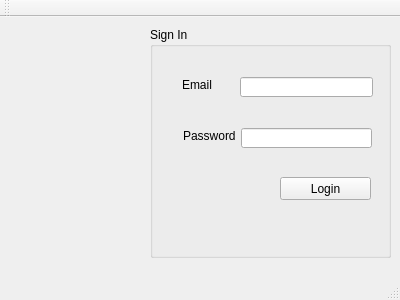
<?xml version="1.0" encoding="UTF-8"?>
<ui version="4.0">
 <class>Login</class>
 <widget class="QMainWindow" name="Login">
  <property name="geometry">
   <rect>
    <x>0</x>
    <y>0</y>
    <width>400</width>
    <height>300</height>
   </rect>
  </property>
  <property name="windowTitle">
   <string>Login</string>
  </property>
  <widget class="QWidget" name="centralWidget">
   <widget class="QGroupBox" name="groupBox">
    <property name="geometry">
     <rect>
      <x>150</x>
      <y>10</y>
      <width>241</width>
      <height>231</height>
     </rect>
    </property>
    <property name="title">
     <string>Sign In</string>
    </property>
    <widget class="QPushButton" name="loginButton">
     <property name="geometry">
      <rect>
       <x>130</x>
       <y>150</y>
       <width>91</width>
       <height>23</height>
      </rect>
     </property>
     <property name="text">
      <string>Login</string>
     </property>
    </widget>
    <widget class="QLabel" name="LUname">
     <property name="geometry">
      <rect>
       <x>32</x>
       <y>50</y>
       <width>52</width>
       <height>16</height>
      </rect>
     </property>
     <property name="text">
      <string>Email</string>
     </property>
    </widget>
    <widget class="QLineEdit" name="TUname">
     <property name="geometry">
      <rect>
       <x>90</x>
       <y>50</y>
       <width>133</width>
       <height>20</height>
      </rect>
     </property>
    </widget>
    <widget class="QLabel" name="Lpass">
     <property name="geometry">
      <rect>
       <x>33</x>
       <y>101</y>
       <width>52</width>
       <height>16</height>
      </rect>
     </property>
     <property name="text">
      <string>Password  </string>
     </property>
    </widget>
    <widget class="QLineEdit" name="Tpass">
     <property name="geometry">
      <rect>
       <x>91</x>
       <y>101</y>
       <width>131</width>
       <height>20</height>
      </rect>
     </property>
     <property name="echoMode">
      <enum>QLineEdit::Password</enum>
     </property>
    </widget>
    <widget class="QLabel" name="Lerror">
     <property name="geometry">
      <rect>
       <x>60</x>
       <y>20</y>
       <width>161</width>
       <height>16</height>
      </rect>
     </property>
     <property name="text">
      <string>&lt;html&gt;&lt;head/&gt;&lt;body&gt;&lt;p&gt;&lt;br/&gt;&lt;/p&gt;&lt;/body&gt;&lt;/html&gt;</string>
     </property>
    </widget>
   </widget>
   <widget class="QLabel" name="LPic">
    <property name="geometry">
     <rect>
      <x>10</x>
      <y>40</y>
      <width>121</width>
      <height>141</height>
     </rect>
    </property>
    <property name="text">
     <string/>
    </property>
    <property name="pixmap">
     <pixmap resource="pic.qrc">:/img/img/email.png</pixmap>
    </property>
    <property name="scaledContents">
     <bool>true</bool>
    </property>
    <property name="wordWrap">
     <bool>false</bool>
    </property>
   </widget>
  </widget>
  <widget class="QMenuBar" name="menuBar">
   <property name="geometry">
    <rect>
     <x>0</x>
     <y>0</y>
     <width>400</width>
     <height>21</height>
    </rect>
   </property>
  </widget>
  <widget class="QToolBar" name="mainToolBar">
   <attribute name="toolBarArea">
    <enum>TopToolBarArea</enum>
   </attribute>
   <attribute name="toolBarBreak">
    <bool>false</bool>
   </attribute>
  </widget>
  <widget class="QStatusBar" name="statusBar"/>
 </widget>
 <layoutdefault spacing="6" margin="11"/>
 <resources>
  <include location="pic.qrc"/>
 </resources>
 <connections/>
</ui>
